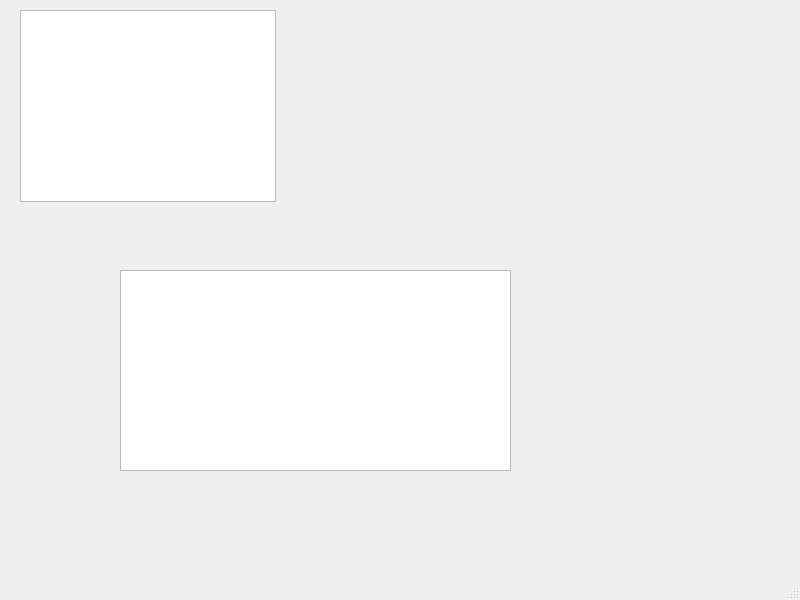
<?xml version="1.0" encoding="UTF-8"?>
<ui version="4.0">
 <class>MainWindow</class>
 <widget class="QMainWindow" name="MainWindow">
  <property name="geometry">
   <rect>
    <x>0</x>
    <y>0</y>
    <width>800</width>
    <height>600</height>
   </rect>
  </property>
  <property name="windowTitle">
   <string>MainWindow</string>
  </property>
  <widget class="QWidget" name="centralwidget">
   <widget class="QListWidget" name="listWidget">
    <property name="geometry">
     <rect>
      <x>20</x>
      <y>10</y>
      <width>256</width>
      <height>192</height>
     </rect>
    </property>
   </widget>
   <widget class="QPlainTextEdit" name="plainTextEdit">
    <property name="geometry">
     <rect>
      <x>120</x>
      <y>270</y>
      <width>391</width>
      <height>201</height>
     </rect>
    </property>
   </widget>
  </widget>
  <widget class="QMenuBar" name="menubar">
   <property name="geometry">
    <rect>
     <x>0</x>
     <y>0</y>
     <width>800</width>
     <height>22</height>
    </rect>
   </property>
  </widget>
  <widget class="QStatusBar" name="statusbar"/>
 </widget>
 <resources/>
 <connections/>
</ui>
